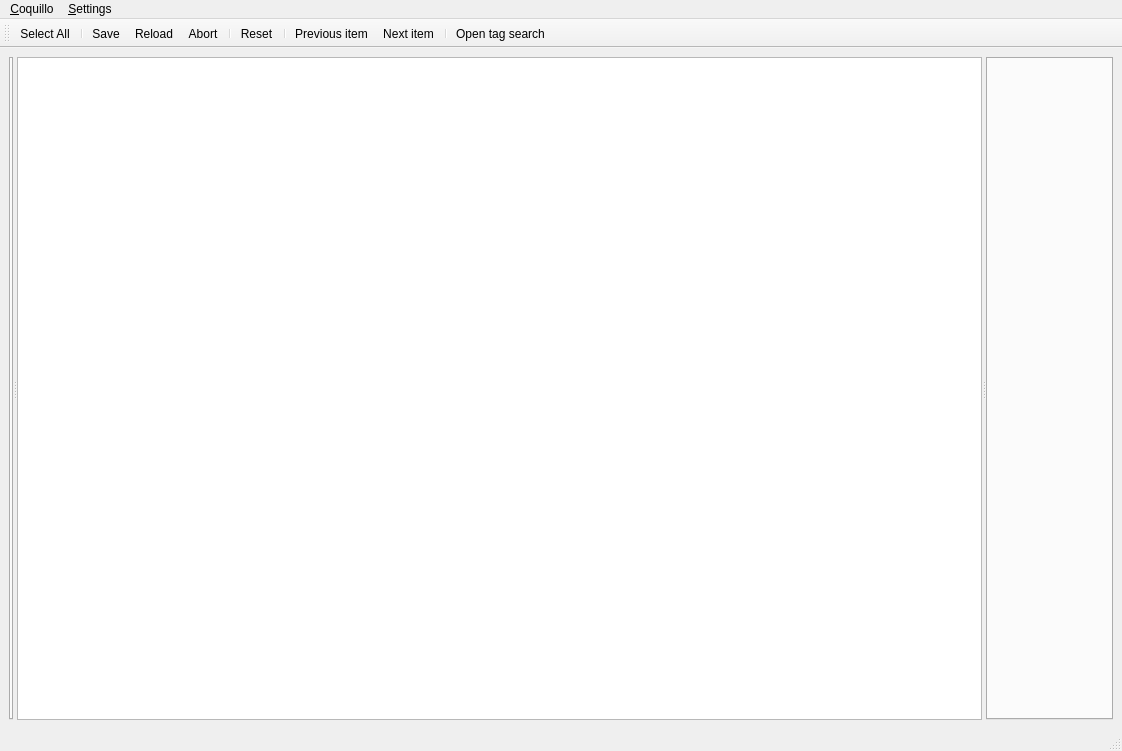
<?xml version="1.0" encoding="UTF-8"?>
<ui version="4.0">
 <class>MainWindow</class>
 <widget class="QMainWindow" name="MainWindow">
  <property name="geometry">
   <rect>
    <x>0</x>
    <y>0</y>
    <width>1122</width>
    <height>751</height>
   </rect>
  </property>
  <property name="windowTitle">
   <string>Coquillo</string>
  </property>
  <widget class="QWidget" name="centralwidget">
   <layout class="QVBoxLayout" name="verticalLayout">
    <item>
     <widget class="QSplitter" name="splitter">
      <property name="orientation">
       <enum>Qt::Horizontal</enum>
      </property>
      <widget class="QTabWidget" name="toolBox">
       <property name="tabPosition">
        <enum>QTabWidget::West</enum>
       </property>
      </widget>
      <widget class="QTableView" name="itemView">
       <property name="sizePolicy">
        <sizepolicy hsizetype="Expanding" vsizetype="Expanding">
         <horstretch>1</horstretch>
         <verstretch>0</verstretch>
        </sizepolicy>
       </property>
       <property name="alternatingRowColors">
        <bool>true</bool>
       </property>
       <property name="selectionBehavior">
        <enum>QAbstractItemView::SelectRows</enum>
       </property>
       <property name="textElideMode">
        <enum>Qt::ElideMiddle</enum>
       </property>
       <property name="verticalScrollMode">
        <enum>QAbstractItemView::ScrollPerPixel</enum>
       </property>
       <property name="showGrid">
        <bool>false</bool>
       </property>
       <property name="wordWrap">
        <bool>false</bool>
       </property>
       <attribute name="horizontalHeaderCascadingSectionResizes">
        <bool>true</bool>
       </attribute>
       <attribute name="horizontalHeaderStretchLastSection">
        <bool>true</bool>
       </attribute>
       <attribute name="verticalHeaderVisible">
        <bool>false</bool>
       </attribute>
      </widget>
      <widget class="Coquillo::TagEditor::TagEditor" name="tagEditor"/>
     </widget>
    </item>
   </layout>
  </widget>
  <widget class="QMenuBar" name="menubar">
   <property name="geometry">
    <rect>
     <x>0</x>
     <y>0</y>
     <width>1122</width>
     <height>20</height>
    </rect>
   </property>
   <widget class="QMenu" name="menu_Coquillo">
    <property name="title">
     <string>&amp;Coquillo</string>
    </property>
    <addaction name="actionQuit"/>
   </widget>
   <widget class="QMenu" name="menu_Settings">
    <property name="title">
     <string>&amp;Settings</string>
    </property>
    <addaction name="actionMenubar"/>
    <addaction name="actionStatusbar"/>
    <addaction name="separator"/>
    <addaction name="actionToolbar"/>
    <addaction name="separator"/>
    <addaction name="actionConfigure"/>
   </widget>
   <addaction name="menu_Coquillo"/>
   <addaction name="menu_Settings"/>
  </widget>
  <widget class="QStatusBar" name="statusbar"/>
  <widget class="QToolBar" name="toolBar">
   <property name="windowTitle">
    <string>Main Toolbar</string>
   </property>
   <attribute name="toolBarArea">
    <enum>TopToolBarArea</enum>
   </attribute>
   <attribute name="toolBarBreak">
    <bool>false</bool>
   </attribute>
   <addaction name="actionSelectAll"/>
   <addaction name="separator"/>
   <addaction name="actionSave"/>
   <addaction name="actionReload"/>
   <addaction name="actionAbort"/>
   <addaction name="separator"/>
   <addaction name="actionDiscard"/>
   <addaction name="separator"/>
   <addaction name="actionSelectPrevious"/>
   <addaction name="actionSelectNext"/>
   <addaction name="separator"/>
   <addaction name="actionOpenTagSearch"/>
  </widget>
  <action name="actionQuit">
   <property name="text">
    <string>&amp;Quit</string>
   </property>
   <property name="toolTip">
    <string>Exit application</string>
   </property>
   <property name="shortcut">
    <string>Ctrl+Q</string>
   </property>
   <property name="menuRole">
    <enum>QAction::QuitRole</enum>
   </property>
  </action>
  <action name="actionConfigure">
   <property name="text">
    <string>&amp;Configure...</string>
   </property>
   <property name="toolTip">
    <string>Open settings dialog</string>
   </property>
   <property name="menuRole">
    <enum>QAction::PreferencesRole</enum>
   </property>
  </action>
  <action name="actionMenubar">
   <property name="checkable">
    <bool>true</bool>
   </property>
   <property name="text">
    <string>&amp;Menubar</string>
   </property>
   <property name="toolTip">
    <string>Toggle menubar</string>
   </property>
   <property name="shortcut">
    <string>Ctrl+M</string>
   </property>
  </action>
  <action name="actionStatusbar">
   <property name="checkable">
    <bool>true</bool>
   </property>
   <property name="text">
    <string>&amp;Statusbar</string>
   </property>
   <property name="toolTip">
    <string>Toggle statusbar</string>
   </property>
  </action>
  <action name="actionSave">
   <property name="icon">
    <iconset theme="document-save">
     <normaloff>../../../../.designer/backup</normaloff>../../../../.designer/backup</iconset>
   </property>
   <property name="text">
    <string>Save</string>
   </property>
   <property name="toolTip">
    <string>Write changes into the files</string>
   </property>
   <property name="shortcut">
    <string>Ctrl+S</string>
   </property>
  </action>
  <action name="actionDiscard">
   <property name="icon">
    <iconset theme="edit-clear-all">
     <normaloff>../../../../.designer/backup</normaloff>../../../../.designer/backup</iconset>
   </property>
   <property name="text">
    <string>Reset</string>
   </property>
   <property name="toolTip">
    <string>Discard all changes</string>
   </property>
  </action>
  <action name="actionReload">
   <property name="icon">
    <iconset theme="view-refresh">
     <normaloff>../../../../.designer/backup</normaloff>../../../../.designer/backup</iconset>
   </property>
   <property name="text">
    <string>Reload</string>
   </property>
   <property name="toolTip">
    <string>Reload selected directories and discard changes</string>
   </property>
   <property name="shortcut">
    <string>Ctrl+R</string>
   </property>
  </action>
  <action name="actionSelectAll">
   <property name="icon">
    <iconset theme="edit-select-all">
     <normaloff>../../../../.designer/backup</normaloff>../../../../.designer/backup</iconset>
   </property>
   <property name="text">
    <string>Select All</string>
   </property>
   <property name="toolTip">
    <string>Select all items</string>
   </property>
   <property name="shortcut">
    <string>Ctrl+A</string>
   </property>
  </action>
  <action name="actionAbort">
   <property name="icon">
    <iconset theme="process-stop">
     <normaloff>../../../../.designer/backup</normaloff>../../../../.designer/backup</iconset>
   </property>
   <property name="text">
    <string>Abort</string>
   </property>
   <property name="toolTip">
    <string>Abort current action</string>
   </property>
   <property name="shortcut">
    <string>Esc</string>
   </property>
   <property name="visible">
    <bool>false</bool>
   </property>
  </action>
  <action name="actionToolbar">
   <property name="checkable">
    <bool>true</bool>
   </property>
   <property name="text">
    <string>&amp;Toolbar</string>
   </property>
   <property name="toolTip">
    <string>Toggle toolbar</string>
   </property>
  </action>
  <action name="actionSelectNext">
   <property name="icon">
    <iconset theme="go-next">
     <normaloff>.</normaloff>.</iconset>
   </property>
   <property name="text">
    <string>Next item</string>
   </property>
   <property name="toolTip">
    <string>Select next item</string>
   </property>
   <property name="shortcut">
    <string>PgDown</string>
   </property>
  </action>
  <action name="actionSelectPrevious">
   <property name="icon">
    <iconset theme="go-previous">
     <normaloff>.</normaloff>.</iconset>
   </property>
   <property name="text">
    <string>Previous item</string>
   </property>
   <property name="toolTip">
    <string>Select previous item</string>
   </property>
   <property name="shortcut">
    <string>PgUp</string>
   </property>
  </action>
  <action name="actionOpenTagSearch">
   <property name="checkable">
    <bool>true</bool>
   </property>
   <property name="icon">
    <iconset theme="system-search"/>
   </property>
   <property name="text">
    <string>Open tag search</string>
   </property>
   <property name="toolTip">
    <string>Search for tags on the internet</string>
   </property>
  </action>
 </widget>
 <customwidgets>
  <customwidget>
   <class>Coquillo::TagEditor::TagEditor</class>
   <extends>QTabWidget</extends>
   <header>tageditor/tageditor.hpp</header>
   <container>1</container>
  </customwidget>
 </customwidgets>
 <resources/>
 <connections>
  <connection>
   <sender>actionQuit</sender>
   <signal>triggered()</signal>
   <receiver>MainWindow</receiver>
   <slot>close()</slot>
   <hints>
    <hint type="sourcelabel">
     <x>-1</x>
     <y>-1</y>
    </hint>
    <hint type="destinationlabel">
     <x>492</x>
     <y>360</y>
    </hint>
   </hints>
  </connection>
  <connection>
   <sender>actionConfigure</sender>
   <signal>triggered()</signal>
   <receiver>MainWindow</receiver>
   <slot>openSettingsDialog()</slot>
   <hints>
    <hint type="sourcelabel">
     <x>-1</x>
     <y>-1</y>
    </hint>
    <hint type="destinationlabel">
     <x>546</x>
     <y>332</y>
    </hint>
   </hints>
  </connection>
  <connection>
   <sender>actionSelectAll</sender>
   <signal>triggered()</signal>
   <receiver>MainWindow</receiver>
   <slot>selectAll()</slot>
   <hints>
    <hint type="sourcelabel">
     <x>-1</x>
     <y>-1</y>
    </hint>
    <hint type="destinationlabel">
     <x>546</x>
     <y>332</y>
    </hint>
   </hints>
  </connection>
  <connection>
   <sender>actionAbort</sender>
   <signal>triggered()</signal>
   <receiver>MainWindow</receiver>
   <slot>abort()</slot>
   <hints>
    <hint type="sourcelabel">
     <x>-1</x>
     <y>-1</y>
    </hint>
    <hint type="destinationlabel">
     <x>560</x>
     <y>375</y>
    </hint>
   </hints>
  </connection>
  <connection>
   <sender>actionOpenTagSearch</sender>
   <signal>triggered()</signal>
   <receiver>MainWindow</receiver>
   <slot>openTagSearchDialog()</slot>
   <hints>
    <hint type="sourcelabel">
     <x>-1</x>
     <y>-1</y>
    </hint>
    <hint type="destinationlabel">
     <x>560</x>
     <y>375</y>
    </hint>
   </hints>
  </connection>
 </connections>
 <slots>
  <signal>operationStarted()</signal>
  <signal>operationFinished()</signal>
  <slot>openSettingsDialog()</slot>
  <slot>selectAll()</slot>
  <slot>sort(int,Qt::SortOrder)</slot>
  <slot>abort()</slot>
  <slot>openTagSearchDialog()</slot>
 </slots>
</ui>
